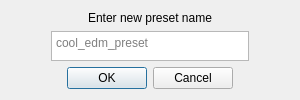
<?xml version="1.0" encoding="UTF-8"?>
<ui version="4.0">
    <class>NewPresetDialog</class>
    <widget class="QDialog" name="NewPresetDialog">
        <property name="windowModality">
            <enum>Qt::ApplicationModal</enum>
        </property>
        <property name="geometry">
            <rect>
                <x>0</x>
                <y>0</y>
                <width>300</width>
                <height>100</height>
            </rect>
        </property>
        <property name="sizePolicy">
            <sizepolicy hsizetype="Fixed" vsizetype="Fixed">
                <horstretch>0</horstretch>
                <verstretch>0</verstretch>
            </sizepolicy>
        </property>
        <property name="minimumSize">
            <size>
                <width>300</width>
                <height>100</height>
            </size>
        </property>
        <property name="maximumSize">
            <size>
                <width>300</width>
                <height>142</height>
            </size>
        </property>
        <property name="baseSize">
            <size>
                <width>300</width>
                <height>100</height>
            </size>
        </property>
        <property name="windowTitle">
            <string/>
        </property>
        <layout class="QGridLayout" name="gridLayout">
            <item row="1" column="2">
                <spacer name="horizontalSpacer_2">
                    <property name="orientation">
                        <enum>Qt::Horizontal</enum>
                    </property>
                    <property name="sizeType">
                        <enum>QSizePolicy::Fixed</enum>
                    </property>
                    <property name="sizeHint" stdset="0">
                        <size>
                            <width>40</width>
                            <height>20</height>
                        </size>
                    </property>
                </spacer>
            </item>
            <item row="1" column="0">
                <spacer name="horizontalSpacer">
                    <property name="orientation">
                        <enum>Qt::Horizontal</enum>
                    </property>
                    <property name="sizeType">
                        <enum>QSizePolicy::Fixed</enum>
                    </property>
                    <property name="sizeHint" stdset="0">
                        <size>
                            <width>40</width>
                            <height>20</height>
                        </size>
                    </property>
                </spacer>
            </item>
            <item row="2" column="1">
                <widget class="QDialogButtonBox" name="buttonCancelOk">
                    <property name="standardButtons">
                        <set>QDialogButtonBox::Cancel|QDialogButtonBox::Ok</set>
                    </property>
                    <property name="centerButtons">
                        <bool>true</bool>
                    </property>
                </widget>
            </item>
            <item row="1" column="1">
                <widget class="QTextEdit" name="editNewName">
                    <property name="minimumSize">
                        <size>
                            <width>0</width>
                            <height>27</height>
                        </size>
                    </property>
                    <property name="placeholderText">
                        <string>cool_edm_preset</string>
                    </property>
                </widget>
            </item>
            <item row="0" column="1">
                <widget class="QLabel" name="label">
                    <property name="text">
                        <string>Enter new preset name</string>
                    </property>
                    <property name="alignment">
                        <set>Qt::AlignCenter</set>
                    </property>
                </widget>
            </item>
        </layout>
    </widget>
    <resources/>
    <connections/>
</ui>
